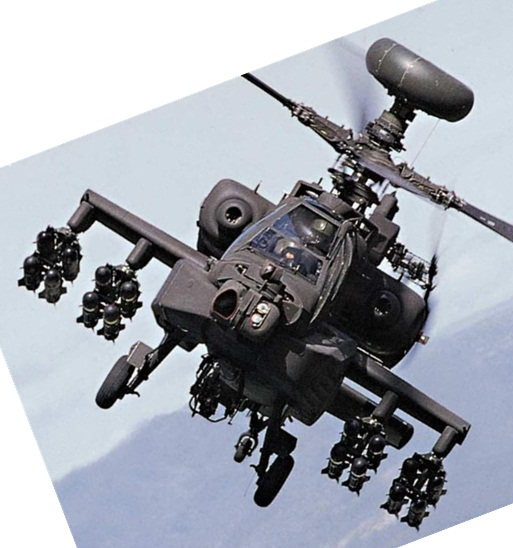
#> input picture 2_SIFT/img/target.jpg, 513 x 548 px
$ python SIFT.py
#> lines starting #> are read from the running program, lines starting #| are printed output that depends on the picture
#https://zhuanlan.zhihu.com/p/102272392?utm_source=wechat_session

import cv2
import numpy as np
from math import sin, cos, pi
import random

def _Gray( img ):
    x, y, z = np.shape( img )
    gray = np.zeros( [x, y], "uint8" )
    for i in range( x ):
        for j in range( y ):
            gray[i][j] = np.dot( np.array(img[i][j], dtype= "float"), [.114, .587, .299] )
    return gray

# [165 lines left out: functions _Sift, _Merge, _Match, not called in this run]


if __name__ == "__main__":
    tgt0 = cv2.imread( r"./img/target.jpg", 1 )
#> tgt0 is the input picture: shape (548, 513, 3); mean B, G, R 173.1, 164.6, 160.6
    imgset0 = [ cv2.imread(r"./img/%d.jpg" %i, 1 ) for i in range( 1, 6 ) ]
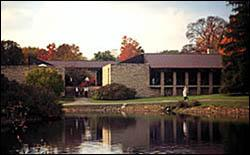
#> input picture 2_SIFT/img/1.jpg, 250 x 155 px
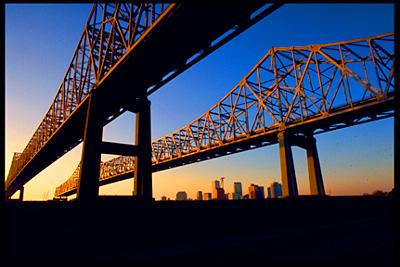
#> input picture 2_SIFT/img/2.jpg, 400 x 267 px
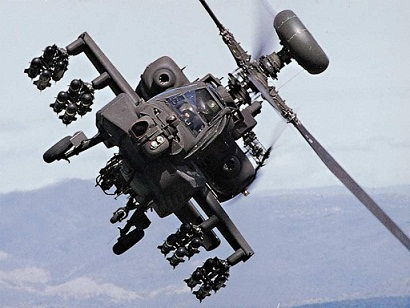
#> input picture 2_SIFT/img/3.jpg, 410 x 308 px
#> imgset0 = 5 items
    #print( np.shape(tgt0) )
    #print(len(imgset0))

    r0, c0, a0 = np.shape( tgt0 )
#> r0 = 548; c0 = 513; a0 = 3
    times = 1.0

    resized_tgt0 = cv2.resize( tgt0, (int(r0 * times), int(c0 * times)) )
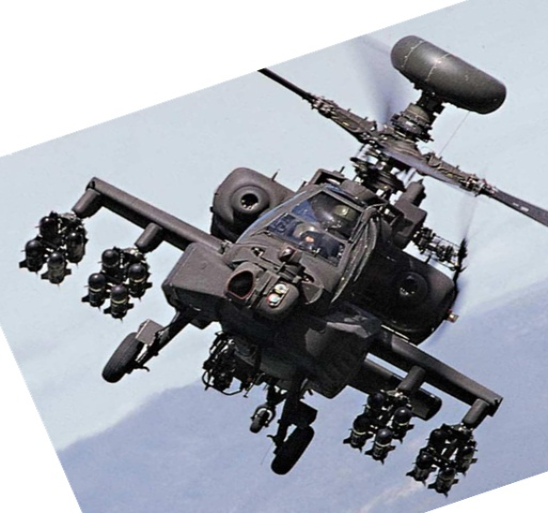
#> resized_tgt0: shape (513, 548, 3); mean B, G, R 173, 164.5, 160.5
    tgt = _Gray( resized_tgt0 )
    imgset = [_Gray( imgset0[i] ) for i in range( len(imgset0) )]
#> after the loop in _Gray (call 2), `for i in range( x ):`:
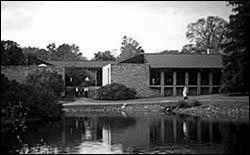
#> gray: shape (155, 250); min 0, max 255, mean 104.7
#> in _Gray (call 3), `x, y, z = np.shape( img )`: x = 267; y = 400
#> after the loop in _Gray (call 3), `for i in range( x ):`:
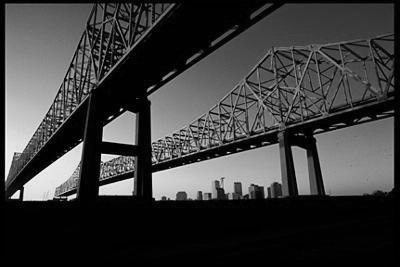
#> gray: shape (267, 400); min 0, max 249, mean 60.6
#> in _Gray (call 4), `x, y, z = np.shape( img )`: x = 308; y = 410
#> after the loop in _Gray (call 4), `for i in range( x ):`:
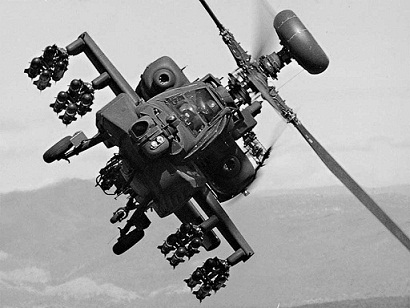
#> gray: shape (308, 410); min 0, max 255, mean 157.5
#> (the run stopped early here; a loop or call above may not have finished)
